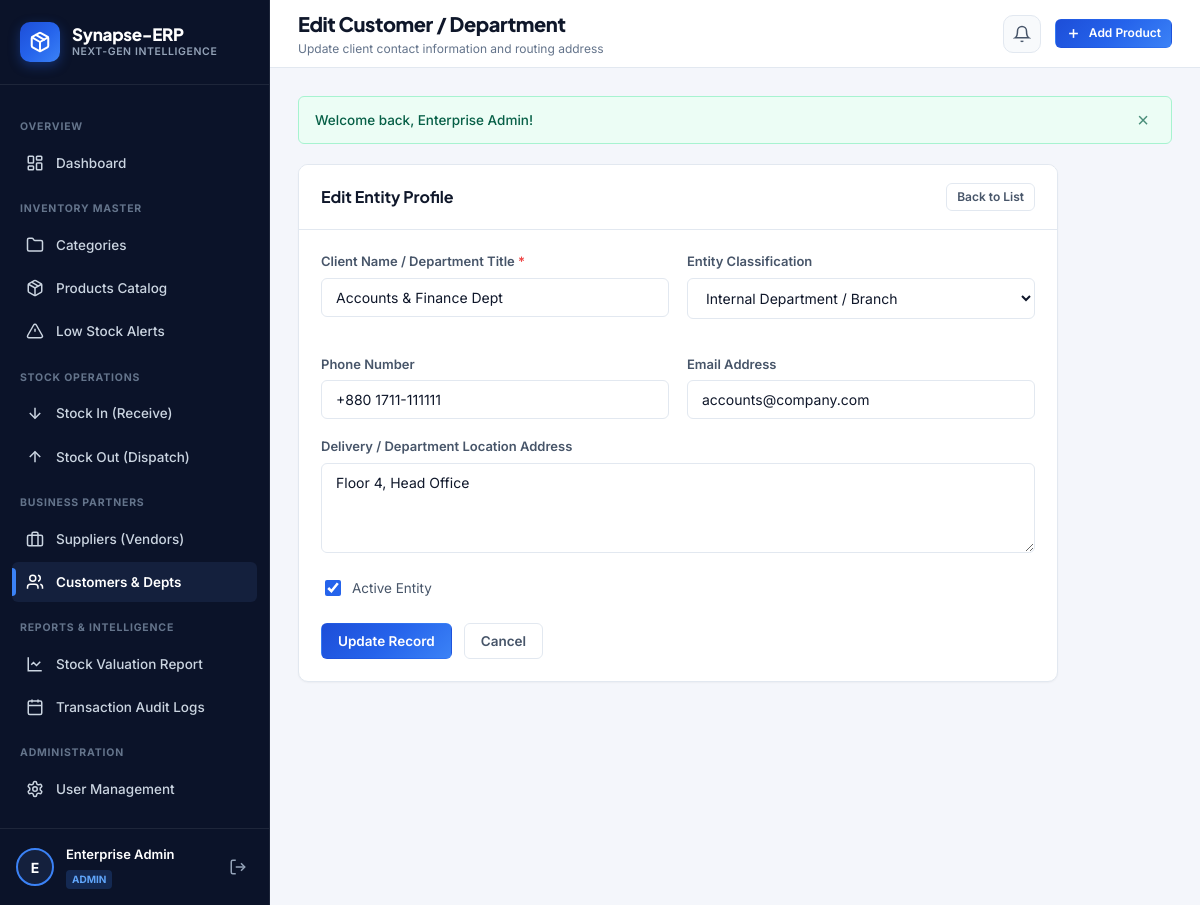
Screenshot of /customers/edit.php?id=1 (signed in) with the database file from the repository.
### tables this page shows
CREATE TABLE IF NOT EXISTS customers (
    id INT AUTO_INCREMENT PRIMARY KEY,
    name VARCHAR(100) NOT NULL,
    customer_type ENUM('individual', 'corporate', 'internal_dept') DEFAULT 'corporate',
    email VARCHAR(100) NULL,
    phone VARCHAR(30) NULL,
    address TEXT NULL,
    status TINYINT(1) DEFAULT 1,
    created_at TIMESTAMP DEFAULT CURRENT_TIMESTAMP
);

### customers/edit.php (the view, shortened to what this page needs)
<?php
require_once __DIR__ . '/../includes/header.php';
$id = (int)($_GET['id'] ?? 0);
$stmt = $pdo->prepare("SELECT * FROM customers WHERE id = ?");
$stmt->execute([$id]);
$customer = $stmt->fetch();
include __DIR__ . '/../includes/sidebar.php';
?>
<div class="card" style="max-width: 760px;">
    <div class="card-header">
        <h2 class="card-title">Edit Entity Profile</h2>
        <a href="index.php" class="btn btn-secondary btn-sm">Back to List</a>
    </div>
    <div class="card-body">
        <form method="POST">
            <div class="form-grid">
                <div class="form-group">
                    <label class="form-label">Client Name / Department Title <span class="required">*</span></label>
                    <input class="form-control" type="text" name="name" value="<?= clean($customer['name']) ?>" required>
                </div>
                <div class="form-group">
                    <label class="form-label">Entity Classification</label>
                    <select class="form-control" name="customer_type">
                        <option value="internal_dept" <?= $customer['customer_type'] === 'internal_dept' ? 'selected' : '' ?>>Internal Department / Branch</option>
                    </select>
                </div>
                <div class="form-group">
                    <label class="form-label">Phone Number</label>
                    <input class="form-control" type="text" name="phone" value="<?= clean($customer['phone']) ?>">
                </div>
                <div class="form-group">
                    <label class="form-label">Email Address</label>
                    <input class="form-control" type="email" name="email" value="<?= clean($customer['email']) ?>">
                </div>
            </div>
            <div class="form-group">
                <label class="form-label">Delivery / Department Location Address</label>
                <textarea class="form-control" name="address"><?= clean($customer['address']) ?></textarea>
            </div>
            <div class="form-group">
                <label class="form-check">
                    <input type="checkbox" name="status" value="1" <?= $customer['status'] ? 'checked' : '' ?>>
                    <span>Active Entity</span>
                </label>
            </div>
            <div style="display:flex; gap: 12px; margin-top: 24px;">
                <button class="btn btn-primary" type="submit">Update Record</button>
                <a href="index.php" class="btn btn-secondary">Cancel</a>
            </div>
        </form>
    </div>
</div>
<?php include __DIR__ . '/../includes/footer.php'; ?>

### assets/css/style.css (style rules this page uses)
:root { --font-main: 'Inter', -apple-system, BlinkMacSystemFont, 'Segoe UI', Roboto, sans-serif; --font-heading: 'Plus Jakarta Sans', var(--font-main); --bg-app: #f4f6fb; --bg-surface: #ffffff; --bg-surface-secondary: #f8fafc; --bg-surface-elevated: #ffffff; --sidebar-bg: #0b1329; --sidebar-surface: #14203d; --sidebar-border: rgba(255, 255, 255, 0.08); --sidebar-text: #94a3b8; --sidebar-text-hover: #ffffff; --sidebar-active-bg: #1e2e56; --sidebar-active-accent: #3b82f6; --primary: #2563eb; --primary-hover: #1d4ed8; --primary-gradient: linear-gradient(135deg, #1d4ed8 0%, #2563eb 50%, #3b82f6 100%); --primary-light: #eff6ff; --primary-border: #bfdbfe; --success: #10b981; --success-bg: #ecfdf5; --success-text: #065f46; --warning: #f59e0b; --warning-bg: #fffbeb; --warning-text: #92400e; --danger: #ef4444; --danger-bg: #fef2f2; --danger-text: #991b1b; --info: #0ea5e9; --info-bg: #f0f9ff; --info-text: #075985; --text-primary: #0f172a; --text-secondary: #475569; --text-muted: #64748b; --text-inverse: #ffffff; --border-color: #e2e8f0; --border-light: #edf2f7; --radius-sm: 6px; --radius-md: 10px; --radius-lg: 16px; --radius-full: 9999px; --shadow-xs: 0 1px 2px 0 rgb(0 0 0 / 0.04); --shadow-sm: 0 1px 3px 0 rgb(0 0 0 / 0.08), 0 1px 2px -1px rgb(0 0 0 / 0.08); --shadow-md: 0 4px 12px -2px rgb(0 0 0 / 0.06), 0 2px 6px -2px rgb(0 0 0 / 0.04); --shadow-lg: 0 12px 24px -4px rgb(0 0 0 / 0.08), 0 4px 8px -4px rgb(0 0 0 / 0.04); }
*, *::before, *::after { box-sizing: border-box; }
body { margin: 0; font-family: var(--font-main); background-color: var(--bg-app); color: var(--text-primary); line-height: 1.5; -webkit-font-smoothing: antialiased; }
.card { background-color: var(--bg-surface); border: 1px solid var(--border-color); border-radius: var(--radius-md); box-shadow: var(--shadow-xs); margin-bottom: 24px; overflow: hidden; }
.card-header { padding: 18px 22px; border-bottom: 1px solid var(--border-color); display: flex; align-items: center; justify-content: space-between; gap: 16px; background-color: var(--bg-surface); }
.card-title { font-family: var(--font-heading); font-size: 16px; font-weight: 700; color: var(--text-primary); margin: 0; display: flex; align-items: center; gap: 8px; }
.card-body { padding: 22px; }
.btn { display: inline-flex; align-items: center; justify-content: center; gap: 8px; padding: 9px 16px; font-size: 13.5px; font-weight: 600; font-family: inherit; border-radius: var(--radius-sm); border: 1px solid transparent; cursor: pointer; text-decoration: none; transition: all 0.15s ease; line-height: 1.2; }
.btn-primary { background: var(--primary-gradient); color: #ffffff; }
.btn-secondary { background-color: var(--bg-surface); color: var(--text-secondary); border-color: var(--border-color); }
.btn-sm { padding: 6px 10px; font-size: 12px; }
.form-grid { display: grid; grid-template-columns: repeat(auto-fit, minmax(280px, 1fr)); gap: 18px; }
.form-group { margin-bottom: 18px; }
.form-label { display: block; font-size: 13px; font-weight: 600; color: var(--text-secondary); margin-bottom: 6px; }
.form-label .required { color: var(--danger); }
.form-control { width: 100%; padding: 10px 14px; font-size: 14px; font-family: inherit; background-color: #ffffff; border: 1px solid var(--border-color); border-radius: var(--radius-sm); color: var(--text-primary); outline: none; transition: all 0.15s ease; }
textarea.form-control { min-height: 90px; resize: vertical; }
.form-check { display: flex; align-items: center; gap: 8px; cursor: pointer; font-size: 13.5px; color: var(--text-secondary); }
.form-check input[type="checkbox"] { width: 16px; height: 16px; accent-color: var(--primary); cursor: pointer; }

### rows the page displays
customers: name "Accounts & Finance Dept", customer_type "Internal Department / Branch", phone "+880 1711-111111", email "accounts@company.com", address "Floor 4, Head Office", status "☑"

### other values shown
$userInitial "E"
$userName "Enterprise Admin"
$userRole "ADMIN"
$pageTitle "Edit Customer / Department"
$pageSubtitle "Update client contact information and routing address"
$flash['text'] "Welcome back, Enterprise Admin!"
